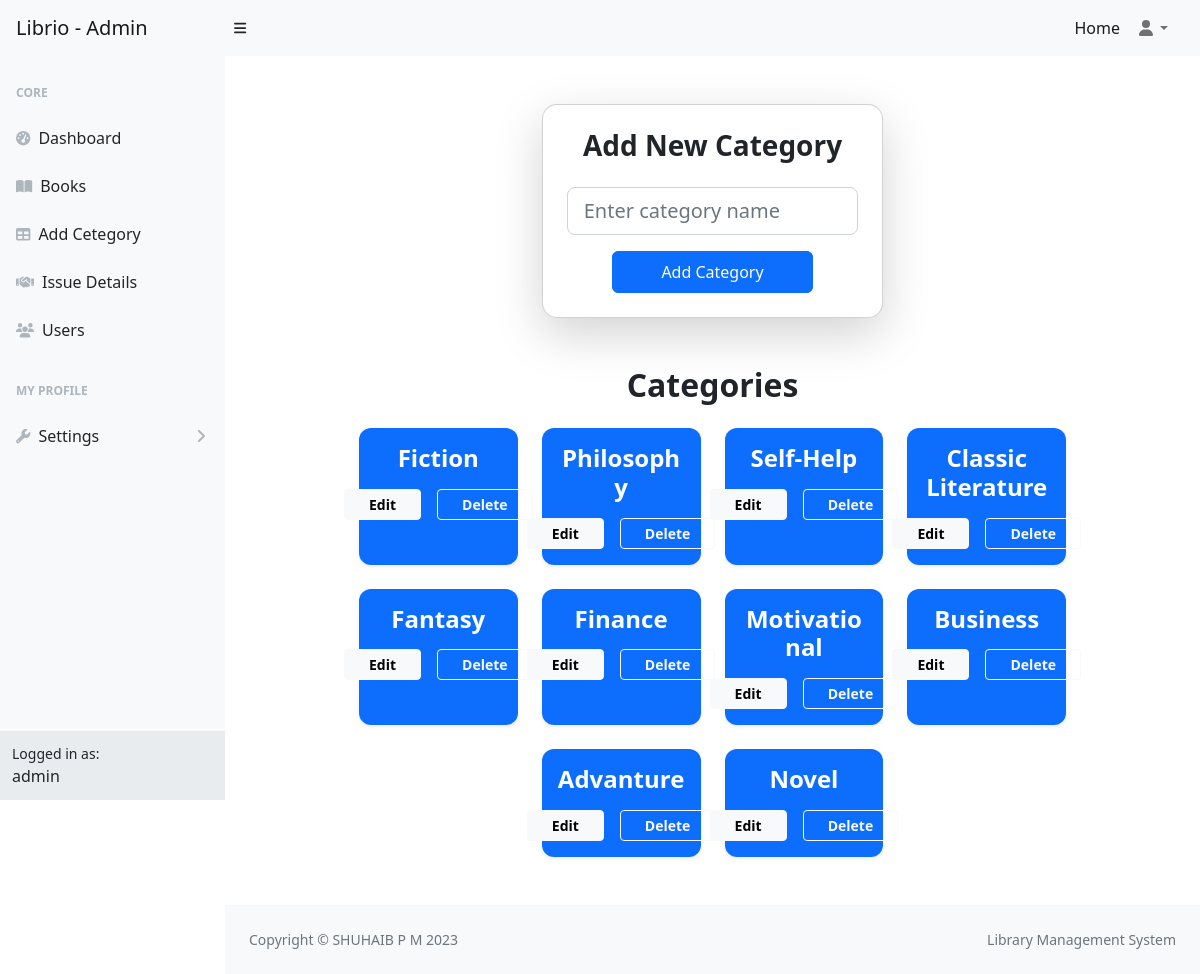
The page /addcategory/ (signed in) on the database its author committed.
### libraryApp/models.py (models this page shows, shortened)
class User(AbstractUser):
    email=models.EmailField(unique=True)
    option = (
        ('user','user'),
        ('staff','staff')
    )
    phone=models.CharField(max_length=15)
    role=models.CharField(max_length=100,choices=option,default="user")
    profile=models.ImageField(upload_to="profile",default="profile/default.jpg",null=True,blank=True)
    otp=models.CharField(max_length=20)
    is_verified=models.BooleanField(default=False)

class Category(models.Model):
    category=models.CharField(max_length=20,unique=True)

### libraryApp/views.py (the view, shortened to what this page needs)
# urls.py: path("addcategory/",views.AddCategoryView.as_view(),name="category"),
@method_decorator(login_required,name="dispatch")
class AddCategoryView(View):
    def get(self,request):
        category=Category.objects.all()
        return render(request,"addcategory.html",{"category":category})

### libraryApp/authentication.py (called while the page is built)
def login_required(fn):
    def wrapper(request, *args, **kwargs):
        if request.user.is_authenticated and request.user.role != "user" :
            return fn(request, *args, **kwargs)
        else:
            messages.warning(request,"You Must Login First")
            return redirect("login")
    return wrapper

### libraryApp/context_processor.py (called while the page is built)
def library_status(request):
    total_books = Book.objects.count()
    total_copies = Book.objects.aggregate(total=models.Sum("total_copy"))["total"] or 0
    avl_books = Book.objects.aggregate(total=models.Sum("avl_copy"))["total"] or 0
    issued_books = Issue.objects.exclude(status="returned").count()
    overdue_books=Issue.objects.filter(status="overdue").count()
    return {
        "total_books": total_books,
        "total_copies": total_copies,
        "avl_books": avl_books,
        "issued_books": issued_books,
        "overdue_books": overdue_books,
    }

### libraryApp/templates/addcategory.html (shortened to what this page needs)
{% extends 'dashboard.html' %}
{% block main %}
<div class="container py-5 d-flex flex-column w-75">
    <div class="row justify-content-center mb-5">
        <div class="col-md-6">
            <div class="card shadow-lg p-4" style="border-radius: 15px;">
                <h3 class="text-center fw-bold mb-4">Add New Category</h3>
                <form action="" method="post">
                    <div class="mb-3">
                        <input type="text"
                               name="category"
                               id="category"
                               class="form-control form-control-lg"
                               placeholder="Enter category name" required>
                    </div>
                    <div class="text-center">
                        <button class="btn btn-primary px-5 py-2">Add Category</button>
                    </div>
                </form>
            </div>
        </div>
    </div>
    <h2 class="text-center fw-bold mb-4">Categories</h2>
    <div class="row g-4 justify-content-center" >
        {% for c in category %}
        <div class="col-md-3 col-sm-6">
            <div class="card shadow-sm border-0 h-100" style="border-radius: 12px;">
                <div class="card-body bg-primary text-white text-center" style="border-radius: 12px;">
                    <h4 class="fw-bold">{{ c.category }}</h4>
                    <div class="d-flex justify-content-center gap-3 mt-3">
                        <a href="{% url 'edit' c.id %}" class="btn btn-light btn-sm px-4 fw-bold">Edit</a>
                        <a href="{% url 'deletecategory' c.id %}"
                           class="btn btn-outline-light btn-sm px-4 fw-bold">Delete</a>
                    </div>
                </div>
            </div>
        </div>
        {% endfor %}
    </div>
</div>
{% endblock %}

### libraryApp/templates/dashboard.html (shortened to what this page needs)
{% load static %}
<!DOCTYPE html>
<html lang="en">
<head>
    <link href="https://cdn.jsdelivr.net/npm/simple-datatables@7.1.2/dist/style.min.css" rel="stylesheet" />
    <link href="{% static 'css/styles.css' %}" rel="stylesheet" />
</head>
<body class="sb-nav-fixed">
    <nav class="sb-topnav navbar navbar-expand navbar-light bg-light">
        <a class="navbar-brand ps-3" href="{% url 'dashboard' %}">Librio - Admin</a>
        <button class="btn btn-link btn-sm order-1 order-lg-0 me-4 me-lg-0" id="sidebarToggle" href="#!"><i
                class="fas fa-bars"></i></button>
        <ul class="navbar-nav ms-auto ms-md-0 me-3 me-lg-4">
            <li class="nav-item"><a class="nav-link active" aria-current="page" href="{% url 'home' %}">Home</a></li>
            <li class="nav-item dropdown">
                <a class="nav-link dropdown-toggle" id="navbarDropdown" href="#" role="button" data-bs-toggle="dropdown"
                    aria-expanded="false"><i class="fas fa-user fa-fw"></i></a>
            </li>
        </ul>
    </nav>
    <div id="layoutSidenav">
        <div id="layoutSidenav_nav">
            <nav class="sb-sidenav accordion sb-sidenav-light" id="sidenavAccordion">
                <div class="sb-sidenav-menu">
                    <div class="nav">
                        <div class="sb-sidenav-menu-heading">Core</div>
                        <a class="nav-link" href="{% url 'dashboard' %}">
                            <div class="sb-nav-link-icon"><i class="fas fa-tachometer-alt"></i></div>
                            Dashboard
                        </a>
                        <a class="nav-link" href="{% url 'book' %}">
                            <div class="sb-nav-link-icon"><i class="fas fa-book-open"></i></div>
                            Books
                        </a>
                        <a class="nav-link" href="{% url 'category' %}">
                            <div class="sb-nav-link-icon"><i class="fas fa-table"></i></div>
                            Add Cetegory
                        </a>
                        <a class="nav-link" href="{% url 'issue' %}">
                            <div class="sb-nav-link-icon"><i class="fa fa-handshake"></i></div>
                            Issue Details
                        </a>
                        <a class="nav-link" href="{% url 'user' %}">
                            <div class="sb-nav-link-icon"><i class="fas fa-users"></i></div>
                            Users
                        </a>
                        <div class="sb-sidenav-menu-heading">My Profile</div>
                        <a class="nav-link collapsed" href="#" data-bs-toggle="collapse"
                            data-bs-target="#collapseLayouts" aria-expanded="false" aria-controls="collapseLayouts">
                            <div class="sb-nav-link-icon"><i class="fas fa-wrench"></i></div>
                            Settings
                            <div class="sb-sidenav-collapse-arrow"><i class="fas fa-angle-down"></i></div>
                        </a>
                    </div>
                </div>
                <div class="sb-sidenav-footer">
                    <div class="small">Logged in as:</div>
                    {{request.user}}
                </div>
            </nav>
        </div>
        <div id="layoutSidenav_content">
            <main>
                {% block main %}{% endblock %}
            </main>
            <footer class="py-4 bg-light mt-auto">
                <div class="container-fluid px-4">
                    <div class="d-flex align-items-center justify-content-between small">
                        <div class="text-muted">Copyright &copy; SHUHAIB P M 2023</div>
                        <div class="text-muted">
                            Library Management System
                        </div>
                    </div>
                </div>
            </footer>
        </div>
    </div>
</body>
</html>

### rows shown on the page
User: user "admin"
Category: category "Fiction"
Category: category "Philosophy"
Category: category "Self-Help"
Category: category "Classic Literature"
Category: category "Fantasy"
Category: category "Finance"
Category: category "Motivational"
Category: category "Business"
Category: category "Advanture"
Category: category "Novel"
